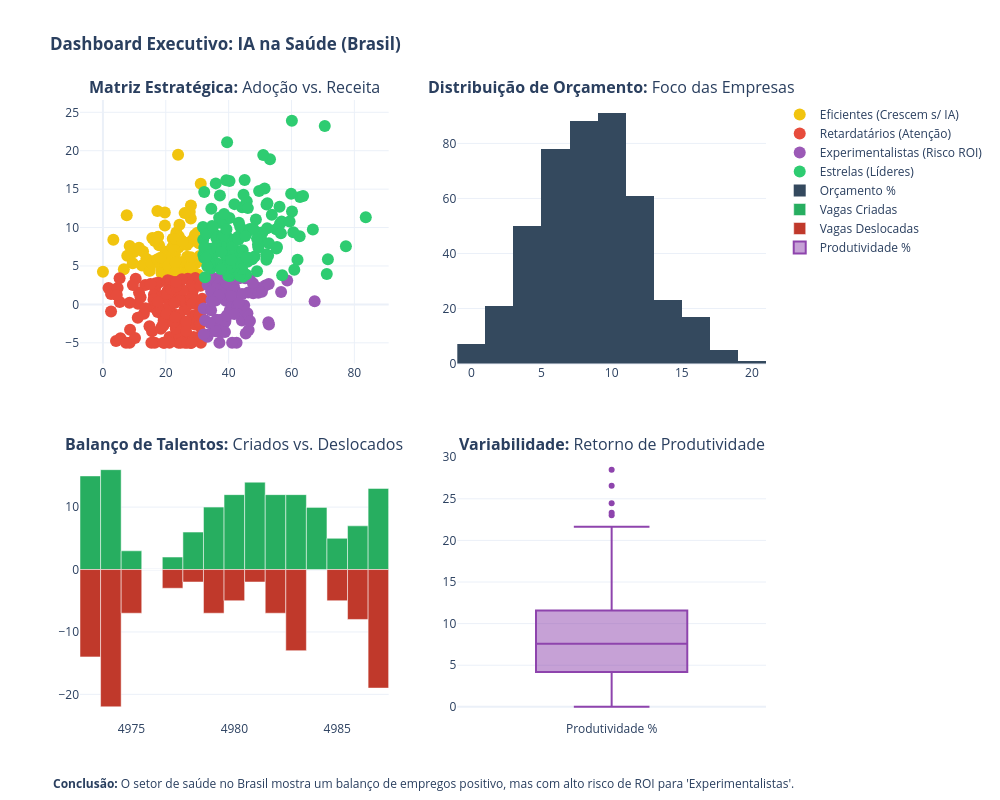

Notebook source saved alongside this figure:
### Markdown cell above
Para que uma pesquisa de adoção seja útil, ela deve resultar em uma Matriz Estratégica. No gráfico de "Investimento vs. Retorno" é o que separa as empresas que apenas gastam das que realmente lucram com a tecnologia.

A adoção de IA no setor de saúde brasileiro é promissora, com um modelo preditivo que já alcança 49% de precisão. O sucesso não depende apenas do orçamento, mas da transição de uma cultura de 'custo' para uma de 'inovação', apoiada por uma infraestrutura digital nacional em crescimento.

### Code cell
import plotly.graph_objects as go
from plotly.subplots import make_subplots

# 2. Merge e Filtro (Brasil + Healthcare)
df_full = pd.merge(df_company, df_country, on=['country', 'region'])
df_br_health = df_full[(df_full['industry'] == 'Healthcare') & (df_full['country'] == 'Brazil')].copy()

# 3. CRIAÇÃO DA COLUNA QUE FALTOU (segmento_negocio)
med_adocao = df_br_health['ai_adoption_rate'].median()
med_receita = df_br_health['revenue_growth_percent'].median()

def classificar_segmento(row):
    if row['ai_adoption_rate'] >= med_adocao and row['revenue_growth_percent'] >= med_receita:
        return 'Estrelas (Líderes)'
    elif row['ai_adoption_rate'] < med_adocao and row['revenue_growth_percent'] >= med_receita:
        return 'Eficientes (Crescem s/ IA)'
    elif row['ai_adoption_rate'] >= med_adocao and row['revenue_growth_percent'] < med_receita:
        return 'Experimentalistas (Risco ROI)'
    else:
        return 'Retardatários (Atenção)'

# Criando a coluna explicitamente
df_br_health['segmento_negocio'] = df_br_health.apply(classificar_segmento, axis=1)

# 4. Construção do Dashboard
fig = make_subplots(
    rows=2, cols=2,
    subplot_titles=(
        "<b>Matriz Estratégica:</b> Adoção vs. Receita", 
        "<b>Distribuição de Orçamento:</b> Foco das Empresas",
        "<b>Balanço de Talentos:</b> Criados vs. Deslocados",
        "<b>Variabilidade:</b> Retorno de Produtividade"
    ),
    vertical_spacing=0.15,
    horizontal_spacing=0.1
)

# --- Gráfico 1: Matriz Estratégica (Scatter) ---
cores = {'Estrelas (Líderes)': '#2ecc71', 'Eficientes (Crescem s/ IA)': '#f1c40f', 
         'Experimentalistas (Risco ROI)': '#9b59b6', 'Retardatários (Atenção)': '#e74c3c'}

for segmento in df_br_health['segmento_negocio'].unique():
    dff = df_br_health[df_br_health['segmento_negocio'] == segmento]
    fig.add_trace(
        go.Scatter(x=dff['ai_adoption_rate'], y=dff['revenue_growth_percent'],
                   mode='markers', name=segmento, marker=dict(size=12, color=cores.get(segmento))),
        row=1, col=1
    )

# --- Gráfico 2: Orçamento de IA (Histograma) ---
fig.add_trace(
    go.Histogram(x=df_br_health['ai_budget_percentage'], nbinsx=15, marker_color='#34495e', name='Orçamento %'),
    row=1, col=2
)

# --- Gráfico 3: Impacto Social (Barras) ---
fig.add_trace(
    go.Bar(x=df_br_health.index[:15], y=df_br_health['jobs_created'].iloc[:15], name='Vagas Criadas', marker_color='#27ae60'),
    row=2, col=1
)
fig.add_trace(
    go.Bar(x=df_br_health.index[:15], y=-df_br_health['jobs_displaced'].iloc[:15], name='Vagas Deslocadas', marker_color='#c0392b'),
    row=2, col=1
)

# --- Gráfico 4: Produtividade (Boxplot) ---
fig.add_trace(
    go.Box(y=df_br_health['productivity_change_percent'], name='Produtividade %', marker_color='#8e44ad'),
    row=2, col=2
)

# 5. Estética e Insights
fig.update_layout(
    height=800, width=1000, 
    title_text="<b>Dashboard Executivo: IA na Saúde (Brasil)</b>",
    template="plotly_white", barmode='relative'
)

# Adicionando Legendas de Insights
fig.add_annotation(dict(x=0.5, y=-0.12, xref="paper", yref="paper", showarrow=False,
    text="<b>Conclusão:</b> O setor de saúde no Brasil mostra um balanço de empregos positivo, mas com alto risco de ROI para 'Experimentalistas'."))

fig.show()

### Figure 1 — Plotly figure (JSON) as saved in the notebook; plotly's stock layout.template omitted (floating-point values rounded to 4 significant figures; data arrays with more than 128 entries replaced by an {"elided": "..."} marker saying what was removed)
{"data": [{"marker": {"color": "#f1c40f", "size": 12}, "mode": "markers", "name": "Eficientes (Crescem s/ IA)", "type": "scatter", "x": [22.73, 29.46, 23.36, 15.43, 20.59, 12.77, 30.76, 14.66, 20.57, 31.12, 9.75, 18.54, 26.46, 15.71, 19.68, 22.91, 12.44, 8.51, 13.81, 3.31, 31.4, 17.86, 27.31, 26.8, 18.66, 19.97, 23.78, 24.1, 27.46, 27.96, 28.46, 30.31, 31.59, 14.91, 7.74, 29.27, 31.08, 30.55, 24.12, 11.48, 17.33, 17.58, 29.23, 24.07, 23.69, 20.67, 26.71, 28.0, 30.18, 22.61, 27.63, 22.07, 15.43, 21.82, 24.92, 17.22, 9.47, 7.57, 16.49, 24.86, 17.27, 22.21, 0.0, 22.98, 23.91, 27.61, 18.29, 19.69, 6.66, 28.08, 25.31, 24.35, 27.79, 27.96, 31.47, 19.7, 22.87, 23.0, 25.99, 30.06], "xaxis": "x", "y": [3.54, 5.32, 9.35, 5.62, 6.88, 6.89, 6.31, 4.41, 5.47, 15.7, 6.79, 4.75, 4.42, 8.63, 4.67, 6.5, 5.05, 7.6, 5.94, 8.41, 5.91, 7.7, 4.43, 6.21, 4.05, 6.83, 4.4, 4.64, 8.07, 11.17, 8.39, 8.56, 5.72, 4.38, 6.34, 9.02, 5.87, 7.96, 8.86, 7.38, 12.16, 8.82, 3.63, 7.39, 8.26, 5.07, 7.73, 12.86, 3.9, 7.69, 12.04, 7.44, 5.31, 3.76, 8.36, 5.83, 5.37, 11.61, 8.26, 5.47, 8.71, 8.55, 4.25, 8.5, 19.47, 4.62, 6.07, 11.96, 4.57, 4.58, 8.19, 10.37, 4.93, 6.15, 6.12, 10.27, 4.24, 5.5, 11.88, 9.33], "yaxis": "y"}, {"marker": {"color": "#e74c3c", "size": 12}, "mode": "markers", "name": "Retardatários (Atenção)", "type": "scatter", "x": {"elided": "141 float values"}, "xaxis": "x", "y": {"elided": "141 float values"}, "yaxis": "y"}, {"marker": {"color": "#9b59b6", "size": 12}, "mode": "markers", "name": "Experimentalistas (Risco ROI)", "type": "scatter", "x": [41.77, 38.25, 36.11, 40.37, 52.83, 41.59, 37.55, 46.7, 35.85, 39.12, 37.44, 40.0, 39.03, 32.07, 38.38, 38.94, 36.41, 40.05, 41.93, 38.11, 45.28, 33.39, 51.69, 41.57, 46.24, 33.27, 33.3, 46.36, 35.27, 41.25, 32.52, 48.25, 37.89, 49.65, 45.45, 44.26, 34.54, 44.21, 35.33, 36.26, 41.18, 34.43, 42.74, 35.41, 45.97, 32.07, 37.06, 43.4, 40.79, 43.49, 46.78, 40.24, 44.94, 42.76, 39.37, 47.8, 37.58, 52.64, 36.83, 36.62, 58.63, 47.76, 67.36, 56.69, 49.44, 33.99, 38.82, 34.41, 36.14, 35.97, 35.89, 39.12, 50.59, 42.52, 52.76, 41.11, 34.0, 41.79, 34.87, 43.19], "xaxis": "x", "y": [0.5, -2.6, 1.75, -0.77, -2.62, -0.07, -2.0, 3.29, 0.52, 0.46, -3.65, 2.97, -1.9, -0.53, 1.81, -2.26, 1.38, 1.86, 1.95, -2.66, 3.41, -3.91, 2.46, 2.48, 1.56, -4.21, 2.53, -3.34, 3.01, -0.07, -2.05, 2.11, 1.39, 2.12, -3.8, 1.36, 0.54, -2.08, -2.91, 2.36, 2.04, 1.68, -0.17, 3.38, -1.15, -3.91, -5.0, 3.39, 1.09, -0.66, -2.15, -1.09, -0.12, -0.12, -1.48, 1.44, 3.29, -2.31, 1.18, 3.42, 3.12, 2.75, 0.41, 1.62, 1.52, 3.51, -3.6, -0.77, -2.01, -3.19, -3.49, 2.82, 1.65, -5.0, 2.65, -5.0, -2.41, -1.24, 0.38, 0.2], "yaxis": "y"}, {"marker": {"color": "#2ecc71", "size": 12}, "mode": "markers", "name": "Estrelas (Líderes)", "type": "scatter", "x": {"elided": "141 float values"}, "xaxis": "x", "y": {"elided": "141 float values"}, "yaxis": "y"}, {"marker": {"color": "#34495e"}, "name": "Orçamento %", "nbinsx": 15, "type": "histogram", "x": {"elided": "442 float values"}, "xaxis": "x2", "yaxis": "y2"}, {"marker": {"color": "#27ae60"}, "name": "Vagas Criadas", "type": "bar", "x": [4973, 4974, 4975, 4976, 4977, 4978, 4979, 4980, 4981, 4982, 4983, 4984, 4985, 4986, 4987], "xaxis": "x3", "y": [15, 16, 3, 0, 2, 6, 10, 12, 14, 12, 12, 10, 5, 7, 13], "yaxis": "y3"}, {"marker": {"color": "#c0392b"}, "name": "Vagas Deslocadas", "type": "bar", "x": [4973, 4974, 4975, 4976, 4977, 4978, 4979, 4980, 4981, 4982, 4983, 4984, 4985, 4986, 4987], "xaxis": "x3", "y": [-14, -22, -7, 0, -3, -2, -7, -5, -2, -7, -13, 0, -5, -8, -19], "yaxis": "y3"}, {"marker": {"color": "#8e44ad"}, "name": "Produtividade %", "type": "box", "xaxis": "x4", "y": {"elided": "442 float values"}, "yaxis": "y4"}], "layout": {"annotations": [{"font": {"size": 16}, "showarrow": false, "text": "<b>Matriz Estratégica:</b> Adoção vs. Receita", "x": 0.225, "xanchor": "center", "xref": "paper", "y": 1, "yanchor": "bottom", "yref": "paper"}, {"font": {"size": 16}, "showarrow": false, "text": "<b>Distribuição de Orçamento:</b> Foco das Empresas", "x": 0.775, "xanchor": "center", "xref": "paper", "y": 1, "yanchor": "bottom", "yref": "paper"}, {"font": {"size": 16}, "showarrow": false, "text": "<b>Balanço de Talentos:</b> Criados vs. Deslocados", "x": 0.225, "xanchor": "center", "xref": "paper", "y": 0.425, "yanchor": "bottom", "yref": "paper"}, {"font": {"size": 16}, "showarrow": false, "text": "<b>Variabilidade:</b> Retorno de Produtividade", "x": 0.775, "xanchor": "center", "xref": "paper", "y": 0.425, "yanchor": "bottom", "yref": "paper"}, {"showarrow": false, "text": "<b>Conclusão:</b> O setor de saúde no Brasil mostra um balanço de empregos positivo, mas com alto risco de ROI para 'Experimentalistas'.", "x": 0.5, "xref": "paper", "y": -0.12, "yref": "paper"}], "barmode": "relative", "height": 800, "title": {"text": "<b>Dashboard Executivo: IA na Saúde (Brasil)</b>"}, "width": 1000, "xaxis": {"anchor": "y", "domain": [0, 0.45]}, "xaxis2": {"anchor": "y2", "domain": [0.55, 1]}, "xaxis3": {"anchor": "y3", "domain": [0, 0.45]}, "xaxis4": {"anchor": "y4", "domain": [0.55, 1]}, "yaxis": {"anchor": "x", "domain": [0.575, 1]}, "yaxis2": {"anchor": "x2", "domain": [0.575, 1]}, "yaxis3": {"anchor": "x3", "domain": [0, 0.425]}, "yaxis4": {"anchor": "x4", "domain": [0, 0.425]}}}
